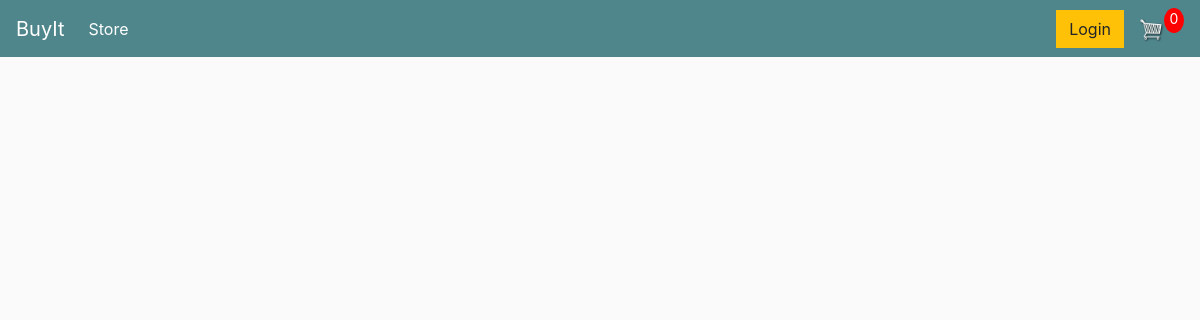
The app's page /, older data.
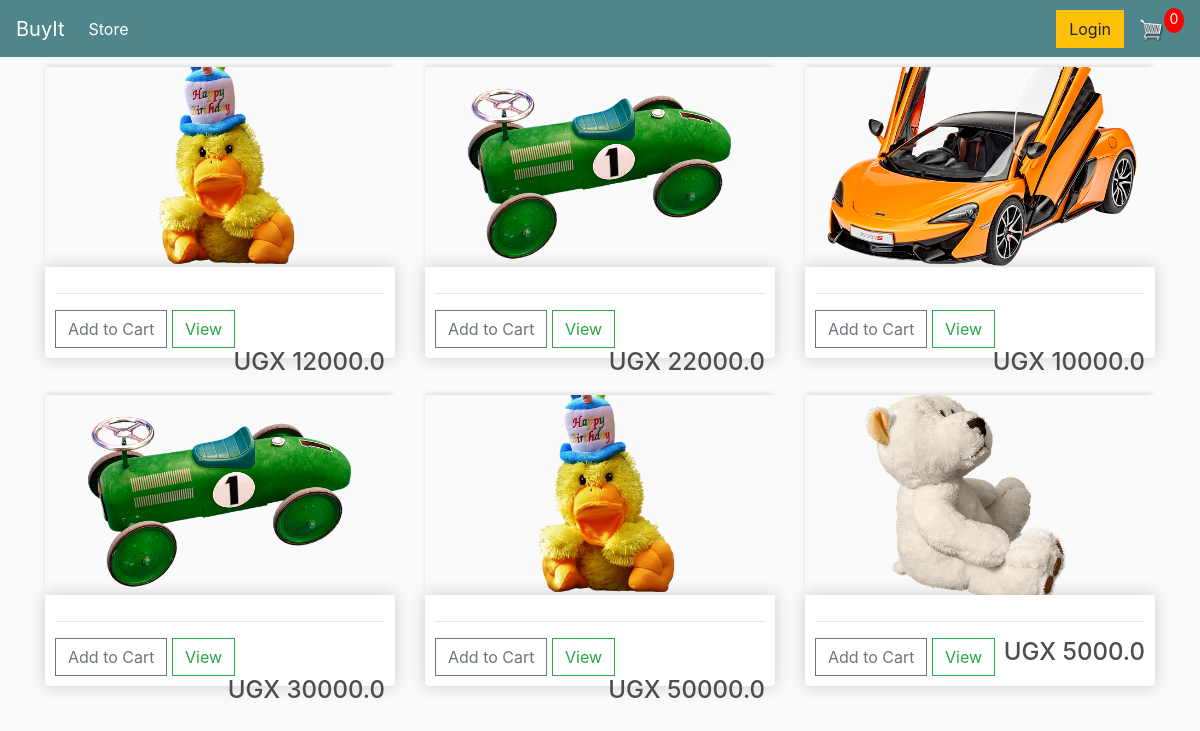
The same page, newer data.
### store/models.py (models this page shows, shortened)
class Product(models.Model):
    name = models.CharField(max_length=100, null=True)
    price = models.FloatField()
    digital = models.BooleanField(default=False, null=True, blank=True)
    image = models.ImageField(null=True, blank=True)
    @property
    def imageURL(self):
        try:
            url = self.image.url
        except:
            url = ''
        return url

### store/views.py (the view)
# urls.py: path('', include('store.urls')),
def store(request):
    products = Product.objects.all()
    context = {'products': products}
    return render(request, 'store/store.html', context)

### templates/store/store.html (shortened to what this page needs)
{% extends 'store/main.html' %}
{% load static %}
{% block content %}
    <div class="row">
        {% for product in products %}
        <div class="col-lg-4">
            <img class="thumbnail" src="{{ product.imageURL }}">
            <div class="box-element product">
                <hr>
                <button class="btn btn-outline-secondary add-btn">Add to Cart</button>
                <a href="#" class="btn btn-outline-success">View</a>
                <h4 style="display: inline-block;float:right">UGX {{ product.price }}</h4>
            </div>
        </div>
        {% endfor %}
    </div>
{% endblock content %}

### templates/store/main.html (shortened to what this page needs)
<!DOCTYPE html>
{% load static %}
<html>
    <head>
        <link rel="stylesheet" href="https://stackpath.bootstrapcdn.com/bootstrap/4.5.0/css/bootstrap.min.css">
        <link rel="stylesheet" type="text/css" href="{% static 'css/main.css' %}">
     </head>
     <body>
        <nav class="navbar navbar-expand-lg navbar-dark bg-dark">
            <a class="navbar-brand" href="{% url 'store' %}">BuyIt</a>
            <div class="collapse navbar-collapse" id="navbarSupportedContent">
              <ul class="navbar-nav mr-auto">
                <li class="nav-item active">
                  <a class="nav-link" href="{% url 'store' %}">Store <span class="sr-only">(current)</span></a>
                </li>
              </ul>
                <div class="form-inline my-2 my-lg-0">
                    <a href="#"class="btn btn-warning">Login</a>
                    <a href="{% url 'cart' %}">
                    <img  id="cart-icon" src="{% static 'images/cart.png' %}">
                </a>
                    <p id="cart-total">0</p>
                </div>
            </div>
          </nav>
        <div class="container">
            {% block content %}
            {% endblock content %}
        </div>
    </body>
</html>

### static/css/main.css (style rules this page uses)
body { background-color: hsl(0, 0%, 98%); }
h1,h2,h3,h4,h5,h6 { color:hsl(0, 0%, 30%); }
.box-element { box-shadow:hsl(0, 0%, 80%) 0 0 16px; background-color: #fff; border-radius: 4px; padding: 10px; }
.thumbnail { width: 100%; height: 200px; -webkit-box-shadow: -1px -3px 5px -2px rgba(214,214,214,1); -moz-box-shadow: -1px -3px 5px -2px rgba(214,214,214,1); box-shadow: -1px -3px 5px -2px rgba(214,214,214,1); }
.product { border-radius: 0 0 4px 4px; }
.bg-dark { background-color: #4f868c!important; }
#cart-icon { width:25px; display: inline-block; margin-left: 15px; }
#cart-total { display: block; text-align: center; color:#fff; background-color: red; width: 20px; height: 25px; border-radius: 50%; font-size: 14px; }
.col-lg-4, .col-lg-6, .col-lg-8, .col-lg-12 { margin-top: 10px; }
.btn { border-radius: 0; }

Row changes from the older to the newer data that the page shows:
added Product: imageURL (picture), price "12000.0"
added Product: imageURL (picture), price "22000.0"
added Product: imageURL (picture), price "10000.0"
added Product: imageURL (picture), price "30000.0"
added Product: imageURL (picture), price "50000.0"
added Product: imageURL (picture), price "5000.0"
